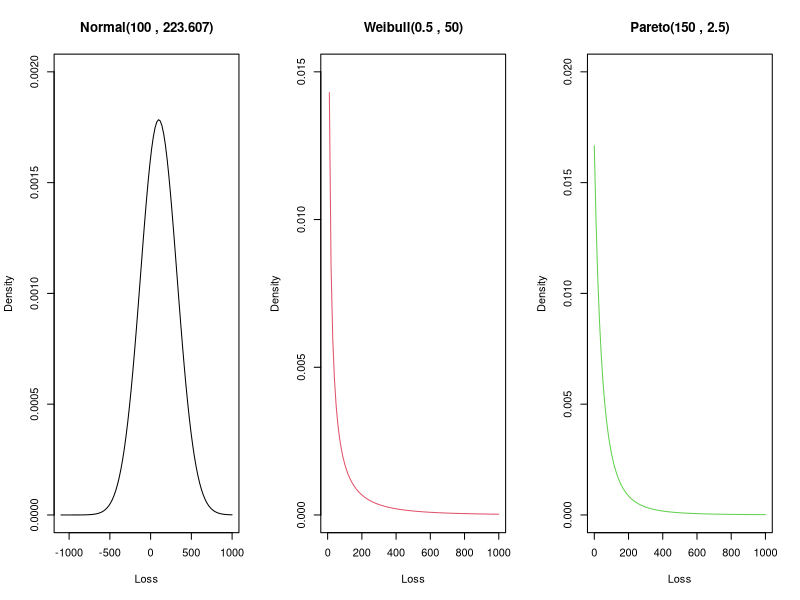
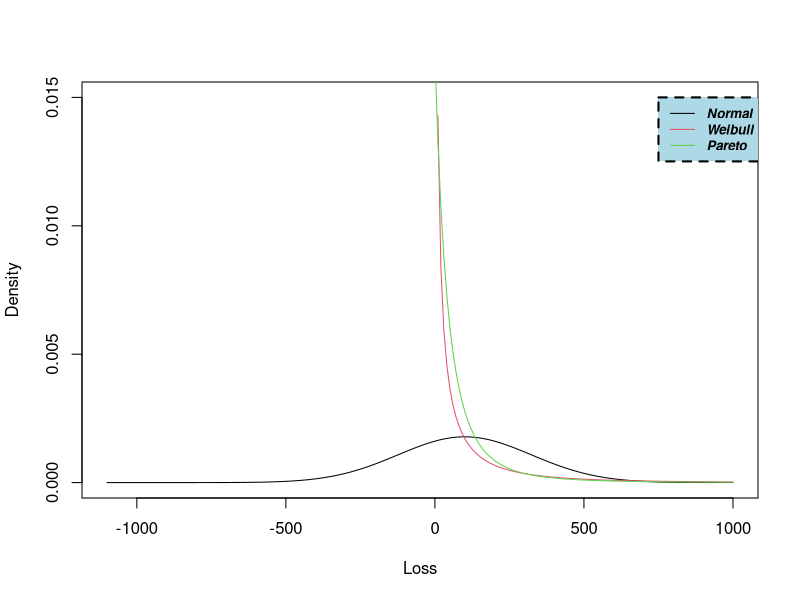

Generate these figures, in order, with R: (Note: this script raises an error after producing the figures.)
library(VGAM)
normal_numbers = rnorm(10^7 , mean = 100 , sd = 223.607)
c(Mean = mean(normal_numbers) , Sd = sd(normal_numbers))
weibull_numbers = rweibull(10^7 , 0.5 , 50)
c(Mean = mean(weibull_numbers) , Sd = sd(weibull_numbers))
pareto_numbers = rlomax(10^7 , 150 , 2.5)
c(Mean = mean(pareto_numbers) , Sd = sd(pareto_numbers))


par(mfrow = c(1 , 3))
plot(0, 0, xlim = c(-1100, 1000), ylim = c(0, 0.002), type = "n" , xlab = "Loss" , ylab = "Density" , main = "Normal(100 , 223.607)")
curve(dnorm(x, mean = 100, sd = 223.607), from = -1100, to = 1000, col = 1, add = TRUE , type = "l" )
plot(0, 0, xlim = c(0, 1000), ylim = c(0, 0.015), type = "n" , xlab = "Loss" , ylab = "Density" , main = "Weibull(0.5 , 50)")
curve(dweibull(x, 0.5, 50), from = 0, to = 1000, col = 2, add = TRUE , type = "l")
plot(0, 0, xlim = c(0, 1000), ylim = c(0, 0.02), type = "n" , xlab = "Loss" , ylab = "Density" , main = "Pareto(150 , 2.5)")
curve(dlomax(x, 150, 2.5), from = 0, to = 1000, col = 3, add = TRUE , type = "l")

par(mfrow = c(1 , 1))
plot(0, 0, xlim = c(-1100, 1000), ylim = c(0, 0.015), type = "n" , xlab = "Loss" , ylab = "Density")
curve(dnorm(x, mean = 100, sd = 223.607), from = -1100, to = 1000, col = 1, add = TRUE , type = "l")
curve(dweibull(x, 0.5, 50), from = 0, to = 1000, col = 2, add = TRUE , type = "l")
curve(dlomax(x, 150, 2.5), from = 0, to = 1000, col = 3, add = TRUE , type = "l")
legend(750, 0.015, legend=c("Normal", "Weibull" , "Pareto"),
       col= 1:3, lty=1, cex=0.8,
       box.lty=2, box.lwd=2, box.col="black" , text.font=4, bg='lightblue')

n = c();p = c();w = c()
n[1] = qnorm(0.9  , 100 , 223.607)
n[2] = qnorm(0.99 , 100 , 223.607)
n[3] = qnorm(0.999 , 100 , 223.607)
w[1] = qweibull(0.9   , 0.5, 50)
w[2] = qweibull(0.99  , 0.5, 50)
w[3] = qweibull(0.999 , 0.5, 50)
p[1] = qlomax(0.9  , 150 , 2.5)
p[2] = qlomax(0.99 , 150 , 2.5)
p[3] = qlomax(0.999 , 150 , 2.5)

output = data.frame(n , p , w , row.names = row_name)
row_name = c("0.9" , "0.99" , "0.999")
col_name = c("Normal(100 , 223.607)"  , "Pareto(150 , 2.5)" , "Weibull(0.5 , 50)")
colnames(output) = col_name
output
